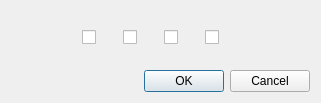
<?xml version="1.0" encoding="UTF-8"?>
<ui version="4.0">
 <class>c_element_dialog</class>
 <widget class="QDialog" name="c_element_dialog">
  <property name="geometry">
   <rect>
    <x>0</x>
    <y>0</y>
    <width>321</width>
    <height>100</height>
   </rect>
  </property>
  <property name="windowTitle">
   <string>Dialog</string>
  </property>
  <layout class="QVBoxLayout" name="verticalLayout">
   <item>
    <widget class="QWidget" name="elementsCheckBoxes" native="true">
     <layout class="QHBoxLayout" name="horizontalLayout">
      <item>
       <spacer name="horizontalSpacer_2">
        <property name="orientation">
         <enum>Qt::Horizontal</enum>
        </property>
        <property name="sizeHint" stdset="0">
         <size>
          <width>40</width>
          <height>20</height>
         </size>
        </property>
       </spacer>
      </item>
      <item>
       <widget class="QCheckBox" name="elem1">
        <property name="minimumSize">
         <size>
          <width>35</width>
          <height>35</height>
         </size>
        </property>
        <property name="text">
         <string/>
        </property>
       </widget>
      </item>
      <item>
       <widget class="QCheckBox" name="elem2">
        <property name="minimumSize">
         <size>
          <width>35</width>
          <height>35</height>
         </size>
        </property>
        <property name="text">
         <string/>
        </property>
       </widget>
      </item>
      <item>
       <widget class="QCheckBox" name="elem3">
        <property name="minimumSize">
         <size>
          <width>35</width>
          <height>35</height>
         </size>
        </property>
        <property name="text">
         <string/>
        </property>
       </widget>
      </item>
      <item>
       <widget class="QCheckBox" name="elem4">
        <property name="minimumSize">
         <size>
          <width>35</width>
          <height>35</height>
         </size>
        </property>
        <property name="text">
         <string/>
        </property>
       </widget>
      </item>
      <item>
       <spacer name="horizontalSpacer">
        <property name="orientation">
         <enum>Qt::Horizontal</enum>
        </property>
        <property name="sizeHint" stdset="0">
         <size>
          <width>40</width>
          <height>20</height>
         </size>
        </property>
       </spacer>
      </item>
     </layout>
    </widget>
   </item>
   <item>
    <widget class="QDialogButtonBox" name="buttonBox">
     <property name="orientation">
      <enum>Qt::Horizontal</enum>
     </property>
     <property name="standardButtons">
      <set>QDialogButtonBox::Cancel|QDialogButtonBox::Ok</set>
     </property>
    </widget>
   </item>
  </layout>
 </widget>
 <resources/>
 <connections>
  <connection>
   <sender>buttonBox</sender>
   <signal>rejected()</signal>
   <receiver>c_element_dialog</receiver>
   <slot>reject()</slot>
   <hints>
    <hint type="sourcelabel">
     <x>316</x>
     <y>260</y>
    </hint>
    <hint type="destinationlabel">
     <x>286</x>
     <y>274</y>
    </hint>
   </hints>
  </connection>
 </connections>
</ui>
